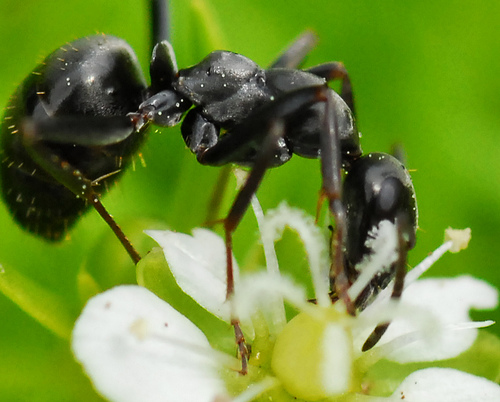
#> input picture images/image5.jpg, 500 x 402 px
$ python LBP.py
#> lines starting #> are read from the running program, lines starting #| are printed output that depends on the picture; long printed decimals are rounded
import cv2
import numpy as np
import matplotlib.pyplot as plt
from pydeck.data_utils.viewport_helpers import euclidean
from skimage.feature import local_binary_pattern

radius = 1
n_points = 8*radius

def myLBP(img,title):
    gray = cv2.cvtColor(img,cv2.COLOR_BGR2GRAY)
    lbp = local_binary_pattern(gray,n_points,radius,method="uniform")

    plt.imshow(lbp,cmap="gray")
    plt.title(title)

    plt.show()

    hist,k= np.histogram(lbp.ravel(),bins = np.arange(0,n_points+3),range=(0,n_points+2))
    hist = hist.astype("float")
    hist/=(hist.sum() + 1e-6)


    return lbp,hist

img1_path = "../images/image5.jpg"
img2_path = "../images/image6.jpg"

img1 = cv2.imread(img1_path)
#> img1 is the input picture: shape (402, 500, 3); mean B, G, R 57.7, 140.9, 113.8
img2 = cv2.imread(img2_path)
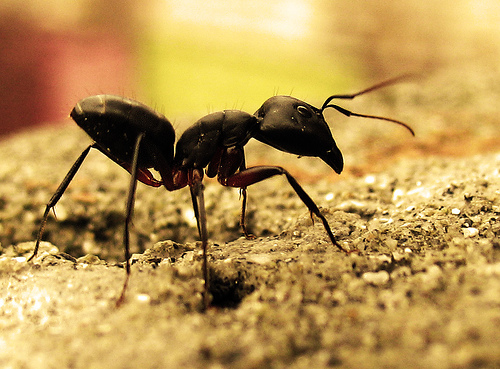
#> input picture images/image6.jpg, 500 x 369 px
#> img2 is the input picture: shape (369, 500, 3); mean B, G, R 82.1, 149.6, 185.8

lbp1,hist1 = myLBP(img1,"img1")
#> in myLBP, `gray = cv2.cvtColor(img,cv2.COLOR_BGR2GRAY)`:
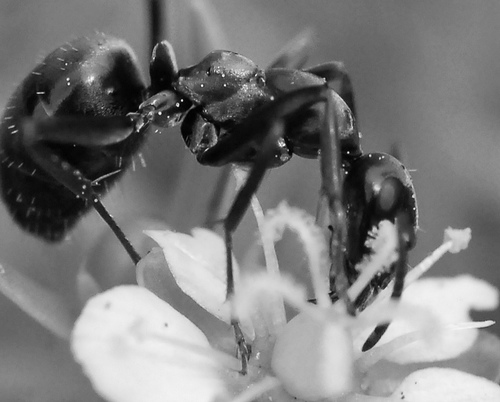
#> gray: shape (402, 500); min 0, max 254, mean 123.3
#> in myLBP, `lbp = local_binary_pattern(gray,n_points,radius,method="uniform")`:
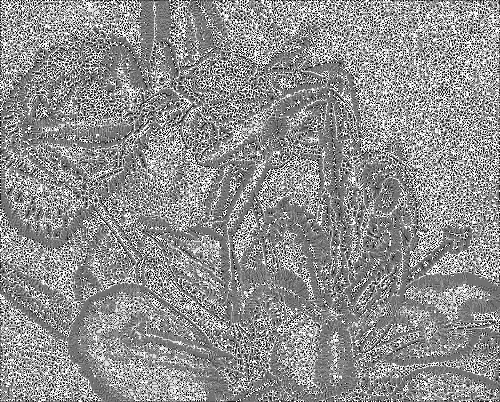
#> lbp: shape (402, 500) float64; min 0, max 9, mean 5.07; drawn with min black and max white
#> in myLBP, `hist,k= np.histogram(lbp.ravel(),bins = np.arange(0,n_points+3),range=..`: hist = [7075, 11890, 8093, 24198, 38662, 32775, 17692, 15326, 21886, 23403]; k = [0, 1, 2, 3, 4, 5, 6, 7, 8, 9, 10]
#> in myLBP, `hist/=(hist.sum() + 1e-6)`: hist = [0.0352, 0.0592, 0.0403, 0.12, 0.192, 0.163, 0.088, 0.0762, 0.109, 0.116]
#> hist1 has the same summary as hist in myLBP
lbp2,hist2 = myLBP(img2,"img2")
#> call 2 of myLBP, with title = 'img2'
#> in myLBP (call 2), `gray = cv2.cvtColor(img,cv2.COLOR_BGR2GRAY)`:
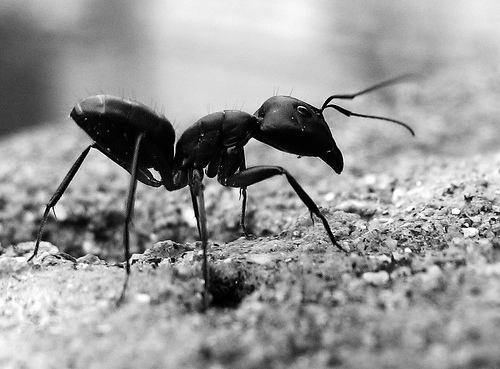
#> gray: shape (369, 500); min 0, max 255, mean 152.7
#> in myLBP (call 2), `lbp = local_binary_pattern(gray,n_points,radius,method="uniform")`:
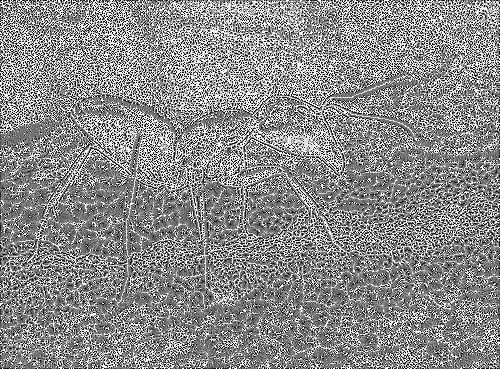
#> lbp: shape (369, 500) float64; min 0, max 9, mean 4.89; drawn with min black and max white
#> in myLBP (call 2), `hist,k= np.histogram(lbp.ravel(),bins = np.arange(0,n_points+3),range=..`: hist = [12410, 13857, 11508, 20911, 29410, 22866, 14401, 14616, 18037, 26484]
#> in myLBP (call 2), `hist/=(hist.sum() + 1e-6)`: hist = [0.0673, 0.0751, 0.0624, 0.113, 0.159, 0.124, 0.0781, 0.0792, 0.0978, 0.144]
#> hist2 has the same summary as hist in myLBP

from scipy.spatial import distance

euclidean = distance.euclidean(hist1,hist2)
#> euclidean = 0.0735
print(euclidean)
#| 0.07351
